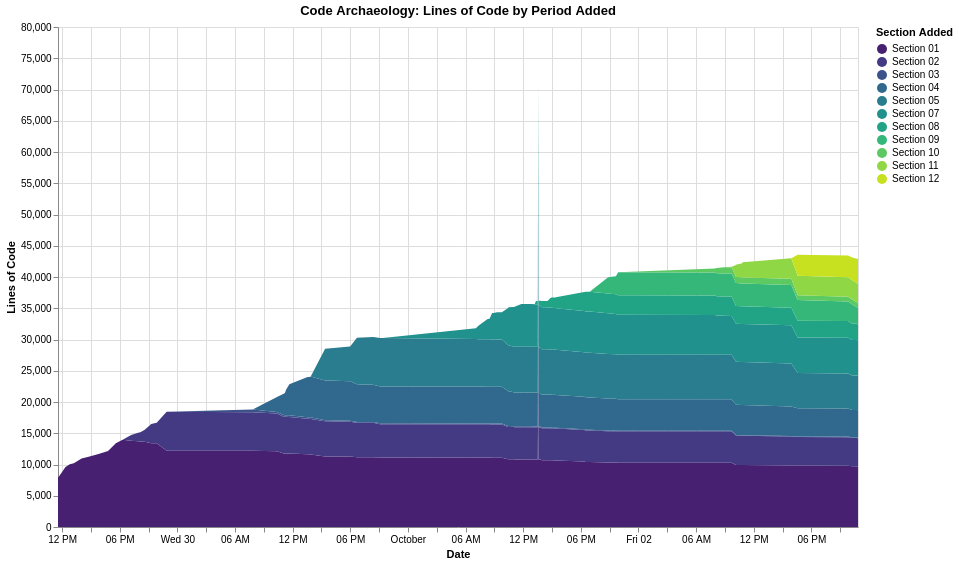

The specification (Vega-Lite) saved for this image:
### Vega-Lite specification from a JSON file in a GitHub repository (floating-point values rounded to 4 significant figures; data arrays with more than 128 entries replaced by an {"elided": "..."} marker saying what was removed)
{"$schema": "https://vega.github.io/schema/vega-lite/v6.1.0.json", "config": {"view": {"continuousHeight": 300, "continuousWidth": 300}}, "data": {"name": "data-778496f9b44b8442a682cd069da98846"}, "datasets": {"data-778496f9b44b8442a682cd069da98846": {"elided": "542 records"}}, "encoding": {"color": {"field": "period", "scale": {"scheme": "viridis"}, "title": "Section Added", "type": "ordinal"}, "order": {"field": "period", "sort": "ascending", "type": "ordinal"}, "tooltip": [{"field": "commit_date", "type": "temporal"}, {"field": "period", "type": "ordinal"}, {"field": "line_count", "type": "quantitative"}], "x": {"field": "commit_date", "title": "Date", "type": "temporal"}, "y": {"field": "line_count", "title": "Lines of Code", "type": "quantitative"}}, "height": 500, "mark": {"type": "area"}, "title": "Code Archaeology: Lines of Code by Period Added", "width": 800}
